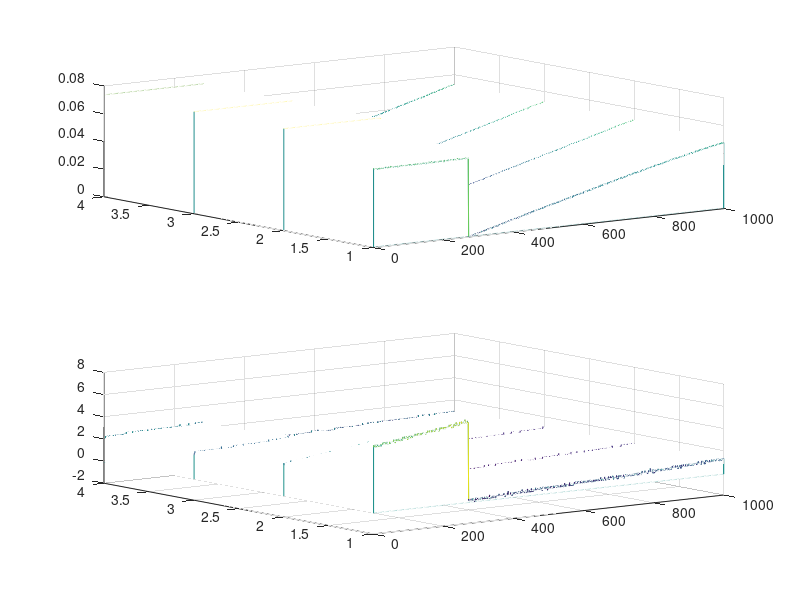
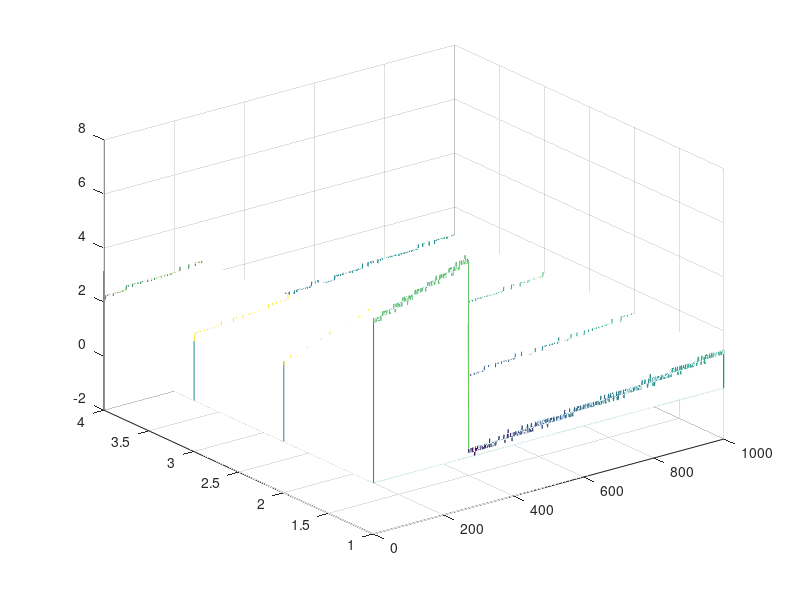
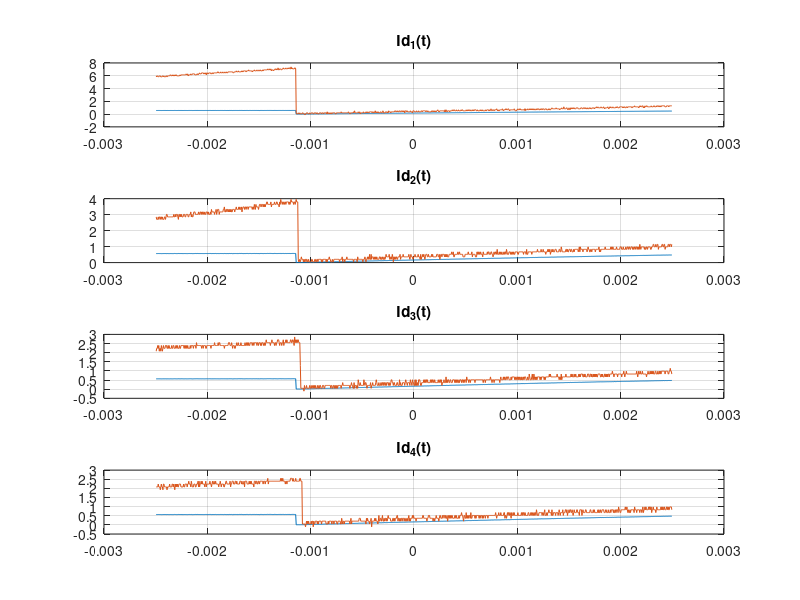

Here is the MATLAB script that generated these plots, in order:
%% ECE 310L - Lab 5

clc
clear all

NMOS_Vt = csvread('n2.csv',3,0)';

t1 = NMOS_Vt(1,:);
Vd1 = NMOS_Vt(2,:);
Vs1 = NMOS_Vt(3,:);

NMOS_Vt05 = csvread('n3.csv',3,0)';

t2 = NMOS_Vt05(1,:);
Vd2 = NMOS_Vt05(2,:);
Vs2 = NMOS_Vt05(3,:);

NMOS_Vt1 = csvread('n4.csv',3,0)';

t3 = NMOS_Vt1(1,:);
Vd3 = NMOS_Vt1(2,:);
Vs3 = NMOS_Vt1(3,:);

NMOS_Vt15 = csvread('n5.csv',3,0)';

t4 = NMOS_Vt15(1,:);
Vd4 = NMOS_Vt15(2,:);
Vs4 = NMOS_Vt15(3,:);

% NMOS_Vt2 = csvread('n5.csv',3,0)';
% 
% t5 = NMOS_Vt2(1,:);
% Vd5 = NMOS_Vt2(2,:);
% Vs5 = NMOS_Vt2(3,:);

t = [t1;t2;t3;t4];
Vd = [Vd1;Vd2;Vd3;Vd4];
Vs = [Vs1;Vs2;Vs3;Vs4];
Id = (Vs./10);

xmin = 0.1; xmax = 0.42; ymin = 0; ymax = .16;

a = int32(5);

figure
subplot(2,1,1)
waterfall(Id)

subplot(2,1,2)
waterfall(Vd)
rotate3d

figure 
waterfall(Vd,Id), rotate3d
%%

figure
for i=1:4
%     n = length(Vs);
%     ne = 9*n/10;
%     ns = 3*n/10;
%     ne = cast(ne,'like',a);
%     ns = cast(ns,'like',a);
    subplot(4,1,i)
    plot(t(i,:),Vs(1,:),t(i,:),Vd(i,:)), grid
%     plot(Vs(i,ns:ne),Id(1,ns:ne)), grid
    title(sprintf('Id_%d(t)',i))
%     axis([xmin xmax ymin ymax])
end


